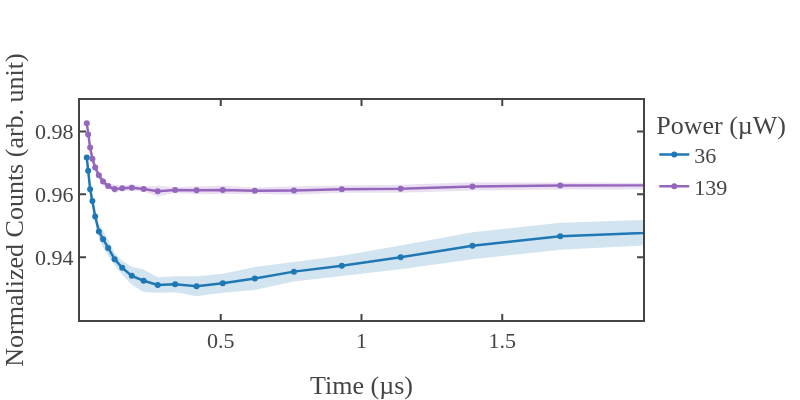

The notebook cell this image was saved under:
### Code cell
import os
import numpy as np
import plotly.graph_objects as go
import plotly.io as pio # Required for saving as PNG

# ============================================================
# --- Helper Functions ---
# ============================================================
def hex_to_rgba(hex_color, alpha=0.2):
    """Converts a hex color string to an rgba string with specified opacity."""
    hex_color = hex_color.lstrip('#')
    r, g, b = tuple(int(hex_color[i:i+2], 16) for i in (0, 2, 4))
    return f'rgba({r}, {g}, {b}, {alpha})'

# ============================================================
# --- Signal Processing Functions ---
# ============================================================
def signal(data, samples, first='reference'):
    data_shape = data.shape[0]
    steps = int(data_shape / (2 * samples))

    if first.lower() == 'reference':
        reference_samples = np.mean(np.reshape(data[::2], (steps, samples)), axis=1)
        signal_samples = np.mean(np.reshape(data[1::2], (steps, samples)), axis=1)
    elif first.lower() == 'signal':
        signal_samples = np.mean(np.reshape(data[::2], (steps, samples)), axis=1)
        reference_samples = np.mean(np.reshape(data[1::2], (steps, samples)), axis=1)
    else:
        raise ValueError("`first` must be either 'reference' or 'signal'")

    signal_photon = signal_samples / reference_samples
    return signal_photon, reference_samples, signal_samples

def data_to_time_signal(data, samples, first='reference'):
    time = data['time_axis']
    signal_photon, reference_samples, signal_samples = signal(data['avg_data'], samples, first=first)
    return time, signal_photon, reference_samples, signal_samples

# ============================================================
# --- Plotly Template & Calibration ---
# ============================================================
fig_template = go.layout.Template()
fig_template.layout = {
    'template': 'simple_white+presentation',
    'autosize': False,
    'width': 800,
    'height': 600,
    'xaxis': {
        'ticks': 'inside',
        'mirror': 'ticks',
        'linewidth': 2.0,
        'tickwidth': 2.0,
        'ticklen': 6,
        'showline': True,
        'showgrid': False,
        'zerolinecolor': 'white',
    },
    'yaxis': {
        'ticks': 'inside',
        'mirror': 'ticks',
        'linewidth': 2.0,
        'tickwidth': 2.0,
        'ticklen': 6,
        'showline': True,
        'showgrid': False,
        'zerolinecolor': 'white'
    },
    'font': {
        'family': 'mathjax',
        'size': 22,
    }
}

# --- Calibration Dictionary (source mW → sample µW) ---
calibration = {
    1: 13,
    3: 36,   # Corresponds to p_3mW
    4: 47,
    5: 64,
    7: 79,
    9: 104,
    11: 139, # Corresponds to p_11mW
    13: 167,
    15: 191,
    17: 209,
    18: 221
}

# ============================================================
# --- Paths and Parameters ---
# ============================================================
samples = 2000
base_folder_root = r"D:\Atanu\Atanu_Github\T1_measurements\codes\data\2025\Oct_10"
pulse_folder = "l_50.0us"
systematic_path = r"systematic\a_5\s_2000"
cluster_folders = ['first cluster', 'second cluster', 'third cluster', 'fourth cluster', 'fifth cluster']
power_folders = ['p_11mW', 'p_3mW'] # 139 µW and 36 µW

# --- Define Output Folder ---
output_fig_folder = r"D:\Atanu\Atanu_Github\T1_measurements\codes\figures_in_paper"
os.makedirs(output_fig_folder, exist_ok=True)

# --- Define Consistent Colors ---
color_map = {
    'p_3mW': '#1f77b4',  # Muted Blue
    'p_4mW': '#ff7f0e',  # Safety Orange
    'p_5mW': '#2ca02c',  # Cooked Asparagus Green
    'p_9mW': '#d62728',  # Brick Red
    'p_11mW': '#9467bd', # Muted Purple
    'p_18mW': '#8c564b'  # Chestnut Brown
}

# ============================================================
# --- Data Processing & Plotting Loop ---
# ============================================================

# Initialize a SINGLE figure for the grand average plot
fig = go.Figure()

for power_folder in power_folders:
    print(f"\nProcessing Power: {power_folder}")
    
    try:
        source_power_mW = int(power_folder.split('_')[1].replace('mW', ''))
    except (IndexError, ValueError):
        print(f"Could not extract power from folder name: {power_folder}")
        continue

    sample_power_uW = calibration.get(source_power_mW, None)
    if sample_power_uW is None:
        print(f"No calibration available for {source_power_mW} mW. Skipping.")
        continue

    # List to collect data across ALL clusters for this specific power
    all_signals_for_power = []
    time_axis = None

    for cluster_name in cluster_folders:
        cluster_path = os.path.join(base_folder_root, cluster_name)
        folder_path = os.path.join(cluster_path, power_folder, pulse_folder, systematic_path)
        
        if not os.path.exists(folder_path):
            print(f"  Missing data in {cluster_name}")
            continue

        npz_files = sorted([f for f in os.listdir(folder_path) if f.endswith('.npz')])
        if len(npz_files) < 3:
            print(f"  Less than 3 datasets found in {cluster_name}. Skipping this cluster.")
            continue

        # Extract data from the first 3 files in this cluster
        for npz_file in npz_files[:3]:
            npz_path = os.path.join(folder_path, npz_file)
            data = dict(np.load(npz_path))
            time_axis, signal_photon, _, _ = data_to_time_signal(data, samples, first='signal')
            all_signals_for_power.append(signal_photon[1:])  # Skip first point

    if not all_signals_for_power:
        print(f"No valid data collected for {power_folder}. Skipping plot.")
        continue

    # Stack all accumulated signals across all clusters
    signal_array = np.vstack(all_signals_for_power)
    
    # Calculate the grand mean and standard deviation across all clusters
    grand_mean = np.mean(signal_array, axis=0)
    grand_std = np.std(signal_array, axis=0)

    trace_color = color_map.get(power_folder, '#000000')
    band_color = hex_to_rgba(trace_color, alpha=0.2)
    
    x_val = time_axis[1:] / 1e3 # Convert to µs

    # 1. Upper Bound Trace
    fig.add_trace(go.Scatter(
        x=x_val,
        y=grand_mean + grand_std,
        mode='lines',
        line=dict(width=0),
        showlegend=False,
        hoverinfo='skip'
    ))

    # 2. Lower Bound Trace (Fills up to the upper bound)
    fig.add_trace(go.Scatter(
        x=x_val,
        y=grand_mean - grand_std,
        mode='lines',
        line=dict(width=0),
        fill='tonexty',
        fillcolor=band_color,
        showlegend=False,
        hoverinfo='skip'
    ))

    # 3. Grand Mean Signal Trace
    fig.add_trace(go.Scatter(
        x=x_val,
        y=grand_mean,
        mode='markers+lines',
        name=f'{sample_power_uW}',
        line=dict(width=2.5, color=trace_color),
        marker=dict(size=6, color=trace_color)
    ))

# --- Final Plot Layout ---
fig.update_layout(
    template=fig_template,
    xaxis_title='Time (µs)',
    yaxis_title='Normalized Counts (arb. unit)',
    legend_title='Power (µW)',
    width=800,
    height=400,
    xaxis=dict(
        range=[0, 2.0], # Locks the x-range to 0 to 2 µs
        tickvals=[0.5, 1.0, 1.5],
    ),  
    yaxis=dict(
        range=[0.92, 0.99],
        tickvals=[0.94, 0.96, 0.98],
    )
)

# --- Show Plot ---
fig.show()

# --- Save High-Resolution PNG ---
out_path = os.path.join(output_fig_folder, "grand_average_power_dependency.png")
pio.write_image(
    fig, 
    out_path, 
    width=800, 
    height=400, 
    scale=4
)
print(f"Saved grand average figure: {out_path}")

### Figure 1 — Plotly figure (JSON) as saved in the notebook; plotly's stock layout.template omitted (floating-point values rounded to 4 significant figures)
{"data": [{"hoverinfo": "skip", "line": {"width": 0}, "mode": "lines", "showlegend": false, "type": "scatter", "x": [0.024, 0.029, 0.036, 0.044, 0.054, 0.067, 0.082, 0.1, 0.123, 0.15, 0.184, 0.226, 0.276, 0.338, 0.414, 0.507, 0.621, 0.76, 0.93, 1.139, 1.394, 1.706, 2.088, 2.556, 3.129, 3.83, 4.688, 5.738, 7.023, 8.596, 10.52, 12.88, 15.76, 19.29, 23.62, 28.91, 35.38, 43.3, 53.0, 64.88, 79.41, 97.19, 119.0, 145.6, 178.2, 218.1, 267.0, 326.8, 400.0], "y": [0.984, 0.9802, 0.976, 0.9725, 0.9698, 0.9671, 0.9652, 0.9634, 0.963, 0.9627, 0.9631, 0.9625, 0.9627, 0.9622, 0.9625, 0.9628, 0.9621, 0.9626, 0.9628, 0.9631, 0.9638, 0.9641, 0.9647, 0.965, 0.9656, 0.9661, 0.9652, 0.966, 0.9662, 0.9675, 0.9676, 0.9685, 0.9678, 0.9657, 0.9632, 0.9582, 0.953, 0.9457, 0.9383, 0.9294, 0.9215, 0.9117, 0.9009, 0.8893, 0.877, 0.8647, 0.8514, 0.8399, 0.8285]}, {"fill": "tonexty", "fillcolor": "rgba(148, 103, 189, 0.2)", "hoverinfo": "skip", "line": {"width": 0}, "mode": "lines", "showlegend": false, "type": "scatter", "x": [0.024, 0.029, 0.036, 0.044, 0.054, 0.067, 0.082, 0.1, 0.123, 0.15, 0.184, 0.226, 0.276, 0.338, 0.414, 0.507, 0.621, 0.76, 0.93, 1.139, 1.394, 1.706, 2.088, 2.556, 3.129, 3.83, 4.688, 5.738, 7.023, 8.596, 10.52, 12.88, 15.76, 19.29, 23.62, 28.91, 35.38, 43.3, 53.0, 64.88, 79.41, 97.19, 119.0, 145.6, 178.2, 218.1, 267.0, 326.8, 400.0], "y": [0.9812, 0.9779, 0.9738, 0.97, 0.9673, 0.965, 0.9628, 0.9618, 0.9603, 0.9612, 0.9611, 0.9609, 0.9593, 0.9604, 0.96, 0.96, 0.9602, 0.9598, 0.9605, 0.9605, 0.9612, 0.9615, 0.962, 0.963, 0.9625, 0.9633, 0.9633, 0.9639, 0.9641, 0.965, 0.9649, 0.9646, 0.9634, 0.9604, 0.9563, 0.9514, 0.9455, 0.9383, 0.931, 0.9233, 0.9159, 0.9067, 0.8963, 0.8819, 0.8665, 0.8514, 0.8346, 0.8205, 0.808]}, {"line": {"color": "#9467bd", "width": 2.5}, "marker": {"color": "#9467bd", "size": 6}, "mode": "markers+lines", "name": "139", "type": "scatter", "x": [0.024, 0.029, 0.036, 0.044, 0.054, 0.067, 0.082, 0.1, 0.123, 0.15, 0.184, 0.226, 0.276, 0.338, 0.414, 0.507, 0.621, 0.76, 0.93, 1.139, 1.394, 1.706, 2.088, 2.556, 3.129, 3.83, 4.688, 5.738, 7.023, 8.596, 10.52, 12.88, 15.76, 19.29, 23.62, 28.91, 35.38, 43.3, 53.0, 64.88, 79.41, 97.19, 119.0, 145.6, 178.2, 218.1, 267.0, 326.8, 400.0], "y": [0.9826, 0.979, 0.9749, 0.9713, 0.9685, 0.966, 0.964, 0.9626, 0.9616, 0.9619, 0.9621, 0.9617, 0.961, 0.9613, 0.9613, 0.9614, 0.9612, 0.9612, 0.9616, 0.9618, 0.9625, 0.9628, 0.9633, 0.964, 0.9641, 0.9647, 0.9643, 0.9649, 0.9651, 0.9662, 0.9663, 0.9666, 0.9656, 0.9631, 0.9597, 0.9548, 0.9492, 0.942, 0.9347, 0.9264, 0.9187, 0.9092, 0.8986, 0.8856, 0.8718, 0.858, 0.843, 0.8302, 0.8182]}, {"hoverinfo": "skip", "line": {"width": 0}, "mode": "lines", "showlegend": false, "type": "scatter", "x": [0.024, 0.029, 0.036, 0.044, 0.054, 0.067, 0.082, 0.1, 0.123, 0.15, 0.184, 0.226, 0.276, 0.338, 0.414, 0.507, 0.621, 0.76, 0.93, 1.139, 1.394, 1.706, 2.088, 2.556, 3.129, 3.83, 4.688, 5.738, 7.023, 8.596, 10.52, 12.88, 15.76, 19.29, 23.62, 28.91, 35.38, 43.3, 53.0, 64.88, 79.41, 97.19, 119.0, 145.6, 178.2, 218.1, 267.0, 326.8, 400.0], "y": [0.9734, 0.9695, 0.9636, 0.9599, 0.9547, 0.9505, 0.9482, 0.9455, 0.9413, 0.9388, 0.9369, 0.9361, 0.9336, 0.9339, 0.9339, 0.9347, 0.9369, 0.9386, 0.9405, 0.9437, 0.9479, 0.9509, 0.9521, 0.9551, 0.954, 0.9545, 0.9511, 0.9498, 0.9482, 0.9468, 0.9496, 0.9537, 0.9649, 0.9724, 0.976, 0.9858, 0.9999, 1.004, 1.008, 1.009, 1.008, 1.001, 0.9952, 0.9884, 0.9803, 0.9709, 0.9641, 0.9558, 0.9502]}, {"fill": "tonexty", "fillcolor": "rgba(31, 119, 180, 0.2)", "hoverinfo": "skip", "line": {"width": 0}, "mode": "lines", "showlegend": false, "type": "scatter", "x": [0.024, 0.029, 0.036, 0.044, 0.054, 0.067, 0.082, 0.1, 0.123, 0.15, 0.184, 0.226, 0.276, 0.338, 0.414, 0.507, 0.621, 0.76, 0.93, 1.139, 1.394, 1.706, 2.088, 2.556, 3.129, 3.83, 4.688, 5.738, 7.023, 8.596, 10.52, 12.88, 15.76, 19.29, 23.62, 28.91, 35.38, 43.3, 53.0, 64.88, 79.41, 97.19, 119.0, 145.6, 178.2, 218.1, 267.0, 326.8, 400.0], "y": [0.97, 0.9656, 0.9596, 0.9558, 0.9511, 0.9458, 0.9432, 0.9403, 0.9374, 0.9344, 0.9312, 0.9289, 0.9287, 0.9289, 0.9276, 0.9287, 0.9296, 0.9322, 0.934, 0.9361, 0.9393, 0.9424, 0.9441, 0.9439, 0.9444, 0.9446, 0.942, 0.9404, 0.9366, 0.9379, 0.9364, 0.9424, 0.952, 0.9585, 0.9612, 0.9693, 0.9821, 0.9858, 0.9891, 0.992, 0.9922, 0.9875, 0.9826, 0.9752, 0.9668, 0.9568, 0.9482, 0.9433, 0.9375]}, {"line": {"color": "#1f77b4", "width": 2.5}, "marker": {"color": "#1f77b4", "size": 6}, "mode": "markers+lines", "name": "36", "type": "scatter", "x": [0.024, 0.029, 0.036, 0.044, 0.054, 0.067, 0.082, 0.1, 0.123, 0.15, 0.184, 0.226, 0.276, 0.338, 0.414, 0.507, 0.621, 0.76, 0.93, 1.139, 1.394, 1.706, 2.088, 2.556, 3.129, 3.83, 4.688, 5.738, 7.023, 8.596, 10.52, 12.88, 15.76, 19.29, 23.62, 28.91, 35.38, 43.3, 53.0, 64.88, 79.41, 97.19, 119.0, 145.6, 178.2, 218.1, 267.0, 326.8, 400.0], "y": [0.9717, 0.9675, 0.9616, 0.9578, 0.9529, 0.9482, 0.9457, 0.9429, 0.9393, 0.9366, 0.934, 0.9325, 0.9311, 0.9314, 0.9307, 0.9317, 0.9332, 0.9354, 0.9372, 0.9399, 0.9436, 0.9467, 0.9481, 0.9495, 0.9492, 0.9496, 0.9466, 0.9451, 0.9424, 0.9424, 0.943, 0.948, 0.9585, 0.9655, 0.9686, 0.9775, 0.991, 0.995, 0.9985, 1.0, 1.0, 0.9943, 0.9889, 0.9818, 0.9736, 0.9638, 0.9561, 0.9496, 0.9439]}], "layout": {"height": 400, "legend": {"title": {"text": "Power (µW)"}}, "width": 800, "xaxis": {"range": [0, 2], "tickvals": [0.5, 1, 1.5], "title": {"text": "Time (µs)"}}, "yaxis": {"range": [0.92, 0.99], "tickvals": [0.94, 0.96, 0.98], "title": {"text": "Normalized Counts (arb. unit)"}}}}
